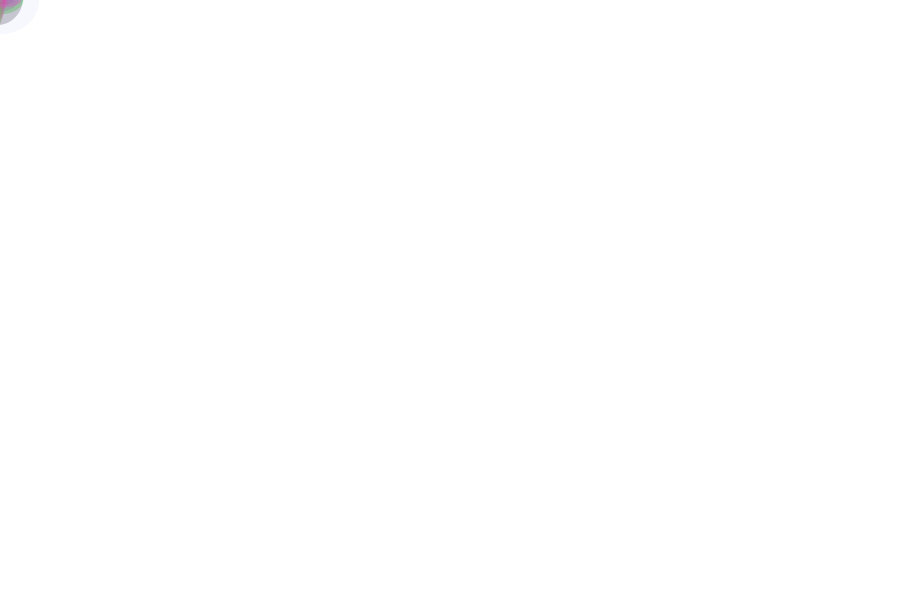
Frame 1 (no input)
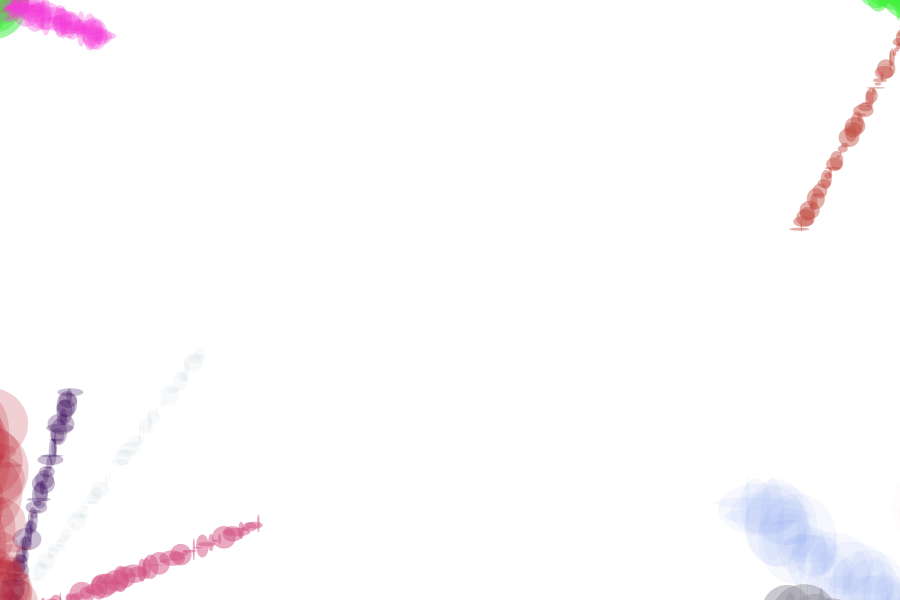
Frame 60 (the mouse pressed at the canvas centre just before this capture)
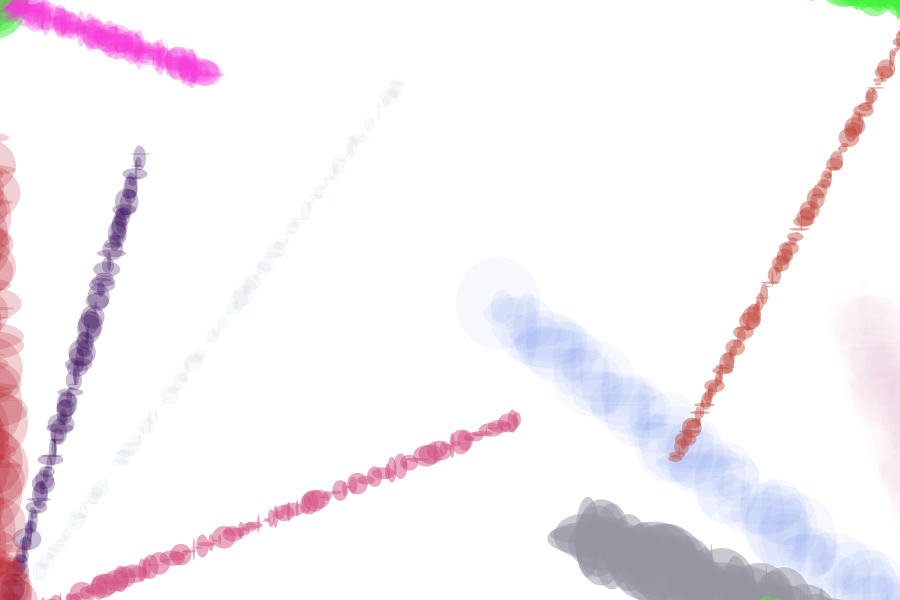
Frame 120 (the mouse held since frame 60 and released just before this capture)

The Processing sketch that drew these frames (run headless with seeded random() and noise(); from frame 60 on, the mouse is pressed at the canvas centre):

// Processing sketch: processing_144559
// ── processing_144559.pde

// Esercizio 5.2 Vernice Colorata
// Davide Mannarelli
// Accademia di Belle Arti di Brera - NTA1


// Globals
int myColors = 10;         
Colore[] myColorsArray = {};


// Classes
class Colore 
{
  float x, y;
  float radius;
  color fillColor;
  float transparency;
  float xMove, yMove;
 
  Colore() 
  {
    x = mouseX;
    y = mouseY;
    radius = random(50) + 10;
    fillColor = color(random(255), random(255), random(255));
    transparency = random(150);
    xMove = random(10) - 5;
    yMove = random(10) - 5;
  }
 
  void drawMe() 
  {
    noStroke();
    fill(fillColor, transparency);
    ellipse(x, y, random(radius*2), random(radius*2));
  }
   
  void updateMe() 
  {
    x += xMove;
    y += yMove;
    if (x > (width+radius)) { x = 0 - radius; }
    if (x < (0-radius)) { x = width+radius; }
    if (y > (height+radius)) { y = 0 - radius; }
    if (y < (0-radius)) { y = height+radius; }
    drawMe();
  }
}


// ** MAIN ** //


void setup() 
{
  size(900,600);
  background(255);
  smooth();
  strokeWeight(1);
  fill(150, 50);
  drawColors();
}

void draw() 
{
  for(int i=0; i<myColorsArray.length; i++) 
  {
    Colore thisColor = myColorsArray[i];
    thisColor.updateMe();
  }
}
 
void mouseReleased() 
{
  drawColors();
}
 
void keyReleased()
{
  if (key=='c' || key=='C') 
  {
    background(255);
  }
}
 
void drawColors() 
{
  for (int i=0; i<myColors; i++) 
  {
    Colore thisColor = new Colore();
    thisColor.drawMe();
    myColorsArray = (Colore[])append(myColorsArray, thisColor);
  }
}
